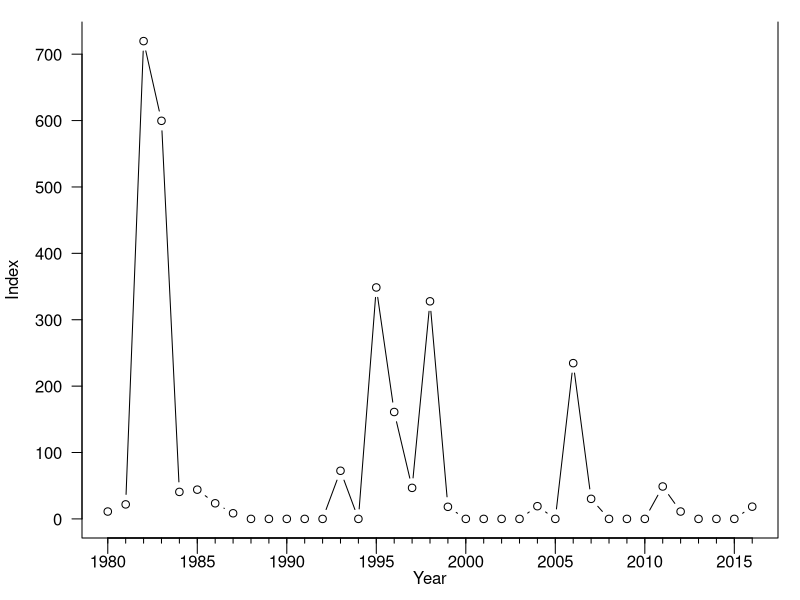

Here is the R script that generated this plot:
## ---- chunk 1

knitr::opts_knit$set(root.dir = "~/RProjects/SturgeonPopMetrics")
knitr::opts_chunk$set(echo = FALSE)

## ---- chunk 2

# library()

## ---- chunk 3

indices <- read.csv(file = "abundance/AllIndices.csv")


## ---- chunk 4




## ---- chunk 5

par(mar = c(3.0, 4, 1, 1) + 0.1, bty = "u")

plot(
  formula = WSTBS ~ Year,
  data = indices,
  type = "b",
  las = 1,
  ylab = "Index",
  xaxt = "n",
  xlab = NA
)

axis(
  side = 1,
  at = (1980:2016)[(1980:2016) %% 5 == 0],
  labels = (1980:2016)[(1980:2016) %% 5 == 0],
  tck = -0.03,
  padj = -0.5
)

axis(
  side = 1,
  at = 1980:2016,
  labels = NA,
  tck = -0.01
)

mtext(text = "Year", side = 1, line = 1.5)


